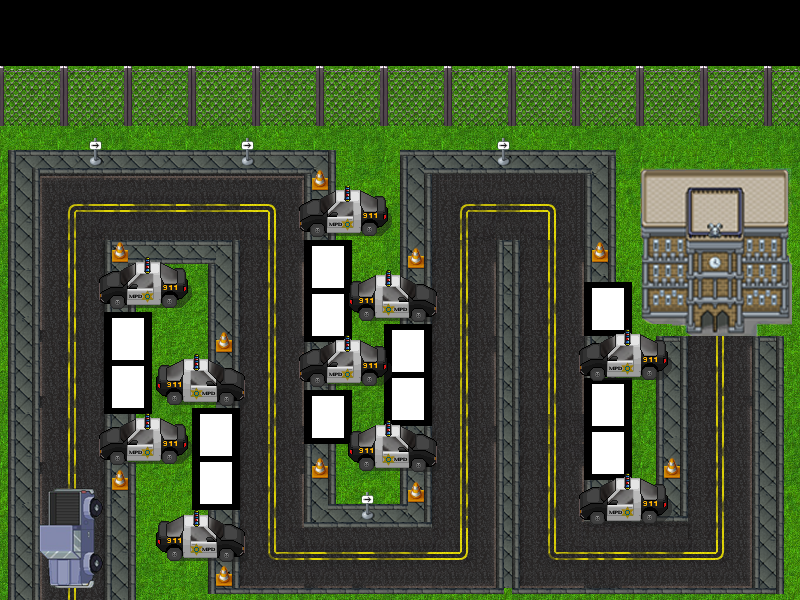

Tiled map render using the project's own tile images. Description and the map definition, with tile-layer contents summarised, below:
An orthogonal 100x100 tile map with 8x6 px tiles, 3 tile layers (Terreno, Capa de Patrones 1, Capa Superior), 10 tilesets and 177 objects (163x camino, 12x plaza, banco, spawn).

<map version="1.0" orientation="orthogonal" renderorder="right-down" width="100" height="100" tilewidth="8" tileheight="6" nextobjectid="179">
 <tileset firstgid="1" name="white" tilewidth="8" tileheight="6" tilecount="15750" columns="150">
  <image source="white.jpg" width="1200" height="630" />
 </tileset>
 <tileset firstgid="15751" name="black" tilewidth="8" tileheight="6" tilecount="55500" columns="250">
  <image source="black.png" width="2000" height="1333" />
 </tileset>
 <tileset firstgid="71251" name="grass" tilewidth="8" tileheight="6" tilecount="7500" columns="75">
  <image source="121_tile_ZooBoing-com_Grass.jpg86af7810-d636-43d5-8737-e7527e8ba21cLarge.jpg" width="600" height="600" />
 </tileset>
 <tileset firstgid="78751" name="urbanAssets" tilewidth="8" tileheight="6" tilecount="5440" columns="64">
  <image source="urban_streets_c_by_schwarzenacht-d8cmhcy.png" width="512" height="512" />
 </tileset>
 <tileset firstgid="84191" name="carreteras1" tilewidth="8" tileheight="6" tilecount="3072" columns="48">
  <image source="carreteras.png" width="384" height="384" />
 </tileset>
 <tileset firstgid="87263" name="carreteras2" tilewidth="8" tileheight="6" tilecount="3072" columns="48">
  <image source="carreteras2.png" width="384" height="384" />
 </tileset>
 <tileset firstgid="90335" name="cochesPoli" tilewidth="8" tileheight="6" tilecount="3072" columns="48">
  <image source="autodepolicia.png" width="384" height="384" />
 </tileset>
 <tileset firstgid="93407" name="spawn" tilewidth="8" tileheight="6" tilecount="364" columns="13">
  <image source="cocheSpawn2.png" width="107" height="171" />
 </tileset>
 <tileset firstgid="93771" name="banco" tilewidth="8" tileheight="6" tilecount="2100" columns="50">
  <image source="rustboro_metropolis_by_princelegendario-d2kkuab.png" width="400" height="256" />
 </tileset>
 <tileset firstgid="95871" name="aceras" tilewidth="8" tileheight="6" tilecount="16384" columns="128">
  <image source="acera.png" width="1024" height="768" />
 </tileset>
 <layer name="Terreno" width="100" height="100">
  <data>[10000 cells, 8895 non-empty, 878 distinct tile ids]</data>
 </layer>
 <layer name="Capa de Patrones 1" width="100" height="100">
  <data>[10000 cells, 6810 non-empty, 1035 distinct tile ids]</data>
 </layer>
 <layer name="Capa Superior" width="100" height="100">
  <data>[10000 cells, 1972 non-empty, 931 distinct tile ids]</data>
 </layer>
 <objectgroup name="objetos">
  <object id="1" name="camino1" type="camino" x="65.6667" y="471.333" width="12" height="13.3333" />
  <object id="2" name="camino2" type="camino" x="65.75" y="457.708" width="12" height="13.3333" />
  <object id="3" name="camino3" type="camino" x="65.875" y="444.083" width="12" height="13.3333" />
  <object id="4" name="camino4" type="camino" x="66" y="430.583" width="12" height="13.3333" />
  <object id="5" name="camino5" type="camino" x="66" y="416.958" width="12" height="13.3333" />
  <object id="6" name="camino6" type="camino" x="66" y="403.333" width="12" height="13.3333" />
  <object id="7" name="camino7" type="camino" x="66" y="389.833" width="12" height="13.3333" />
  <object id="8" name="camino8" type="camino" x="66" y="376.333" width="12" height="13.3333" />
  <object id="9" name="camino9" type="camino" x="66" y="362.708" width="12" height="13.3333" />
  <object id="10" name="camino10" type="camino" x="66" y="349.208" width="12" height="13.3333" />
  <object id="11" name="camino11" type="camino" x="66" y="335.583" width="12" height="13.3333" />
  <object id="12" name="camino12" type="camino" x="66" y="322.083" width="12" height="13.3333" />
  <object id="13" name="camino13" type="camino" x="66" y="308.583" width="12" height="13.3333" />
  <object id="14" name="camino14" type="camino" x="66" y="294.958" width="12" height="13.3333" />
  <object id="15" name="camino15" type="camino" x="66" y="281.458" width="12" height="13.3333" />
  <object id="16" name="camino16" type="camino" x="66" y="267.958" width="12" height="13.3333" />
  <object id="17" name="camino17" type="camino" x="66" y="254.333" width="12" height="13.3333" />
  <object id="18" name="camino18" type="camino" x="66" y="240.833" width="12" height="13.3333" />
  <object id="19" name="camino19" type="camino" x="66.125" y="227.333" width="12" height="13.3333" />
  <object id="20" name="camino20" type="camino" x="66.125" y="213.833" width="12" height="13.3333" />
  <object id="21" name="camino21" type="camino" x="66.125" y="200.458" width="12" height="13.3333" />
  <object id="22" name="camino22" type="camino" x="78.375" y="200.458" width="12" height="13.3333" />
  <object id="23" name="camino23" type="camino" x="90.5" y="200.458" width="12" height="13.3333" />
  <object id="24" name="camino24" type="camino" x="102.5" y="200.458" width="12" height="13.3333" />
  <object id="25" name="camino25" type="camino" x="114.75" y="200.458" width="12" height="13.3333" />
  <object id="26" name="camino26" type="camino" x="126.875" y="200.458" width="12" height="13.3333" />
  <object id="27" name="camino27" type="camino" x="139.125" y="200.458" width="12" height="13.3333" />
  <object id="28" name="camino28" type="camino" x="151.375" y="200.458" width="12" height="13.3333" />
  <object id="29" name="camino29" type="camino" x="163.625" y="200.458" width="12" height="13.3333" />
  <object id="30" name="camino30" type="camino" x="175.875" y="200.458" width="12" height="13.3333" />
  <object id="31" name="camino31" type="camino" x="188.182" y="200.606" width="12" height="13.3333" />
  <object id="32" name="camino32" type="camino" x="200.545" y="200.606" width="12" height="13.3333" />
  <object id="33" name="camino33" type="camino" x="212.727" y="200.606" width="12" height="13.3333" />
  <object id="34" name="camino34" type="camino" x="224.909" y="200.606" width="12" height="13.3333" />
  <object id="35" name="camino35" type="camino" x="237.091" y="200.606" width="12" height="13.3333" />
  <object id="36" name="camino36" type="camino" x="249.455" y="200.606" width="12" height="13.3333" />
  <object id="37" name="camino37" type="camino" x="261.818" y="200.606" width="12" height="13.3333" />
  <object id="38" name="camino38" type="camino" x="265.818" y="214.242" width="12" height="13.3333" />
  <object id="39" name="camino39" type="camino" x="265.818" y="227.697" width="12" height="13.3333" />
  <object id="40" name="camino40" type="camino" x="265.818" y="241.333" width="12" height="13.3333" />
  <object id="41" name="camino41" type="camino" x="265.818" y="254.97" width="12" height="13.3333" />
  <object id="42" name="camino42" type="camino" x="265.818" y="268.606" width="12" height="13.3333" />
  <object id="43" name="camino43" type="camino" x="265.818" y="282.061" width="12" height="13.3333" />
  <object id="44" name="camino44" type="camino" x="265.818" y="295.697" width="12" height="13.3333" />
  <object id="45" name="camino45" type="camino" x="265.818" y="309.333" width="12" height="13.3333" />
  <object id="46" name="camino46" type="camino" x="265.818" y="322.97" width="12" height="13.3333" />
  <object id="47" name="camino47" type="camino" x="265.818" y="336.606" width="12" height="13.3333" />
  <object id="48" name="camino48" type="camino" x="265.818" y="350.061" width="12" height="13.3333" />
  <object id="49" name="camino49" type="camino" x="265.818" y="363.697" width="12" height="13.3333" />
  <object id="50" name="camino50" type="camino" x="265.818" y="377.515" width="12" height="13.3333" />
  <object id="51" name="camino51" type="camino" x="265.636" y="390.97" width="12" height="13.3333" />
  <object id="52" name="camino52" type="camino" x="265.818" y="404.606" width="12" height="13.3333" />
  <object id="53" name="camino53" type="camino" x="265.818" y="418.061" width="12" height="13.3333" />
  </objectgroup>
</map>
<!-- 124 of 177 objects omitted -->
